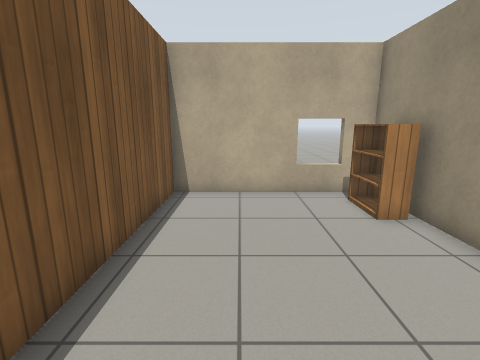
[1] (above)

17 first-person views from a walk through a world built for the Gazebo simulator. The camera is 1.2 m above the floor, tilts 12° down and sees 85° across. The floor is counted in squares, 0.5 m on a side. Each view is taken from the middle of a square. On the plan, view 1 faces up. The plan holds only what a view shows up to about 17 squares ahead; the rest is blank. Gazebo's built-in surfaces are drawn with simple patterns.

[2]
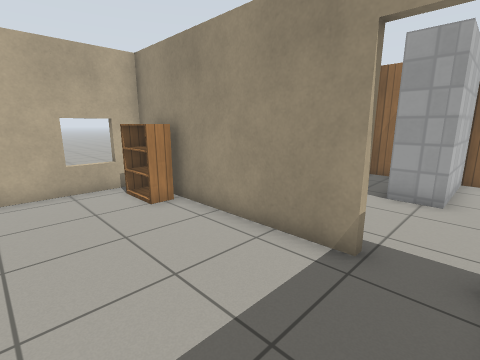

[3]
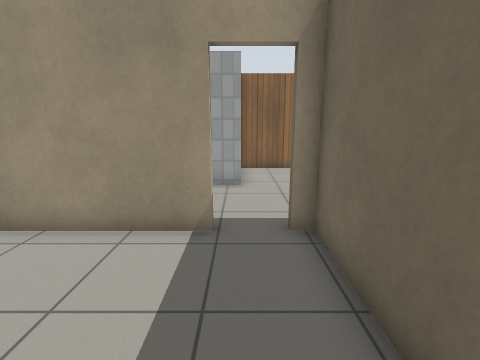

[4]
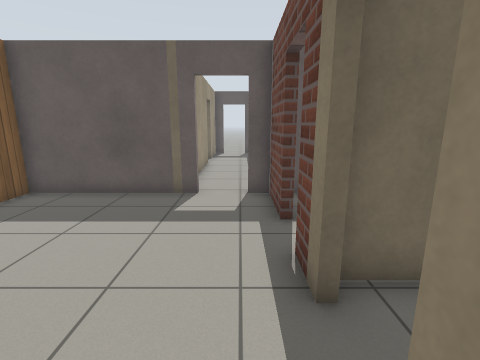

[5]
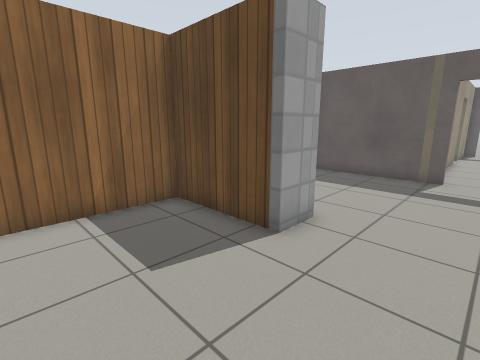

[6]
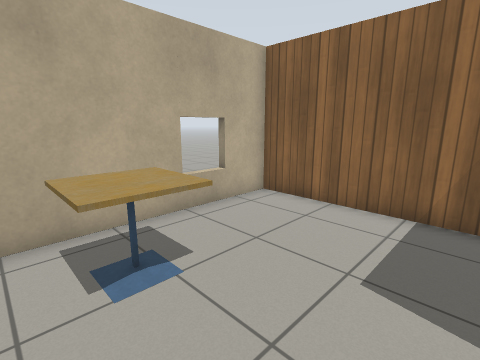

[7]
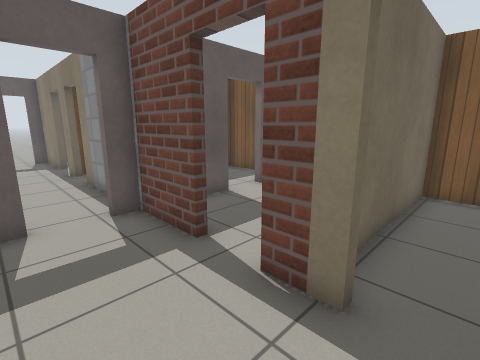

[8]
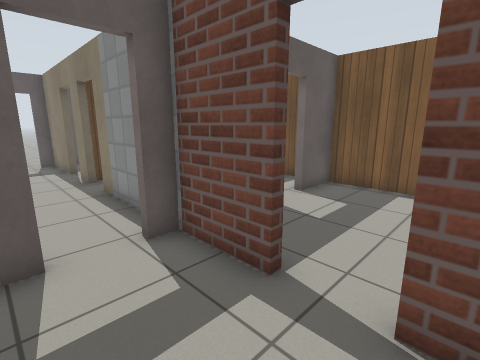

[9]
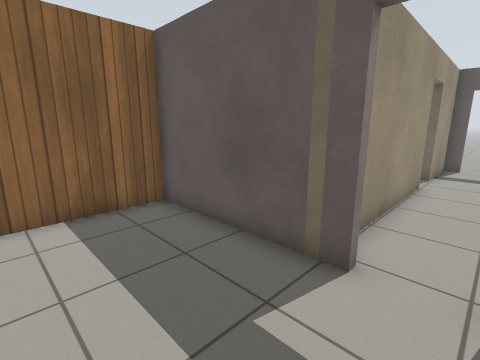

[10]
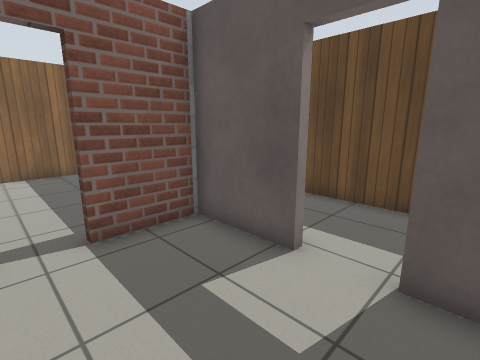

[11]
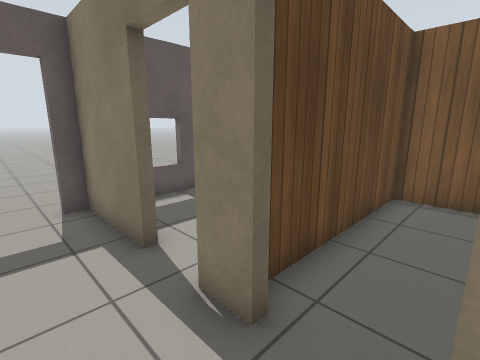

[12]
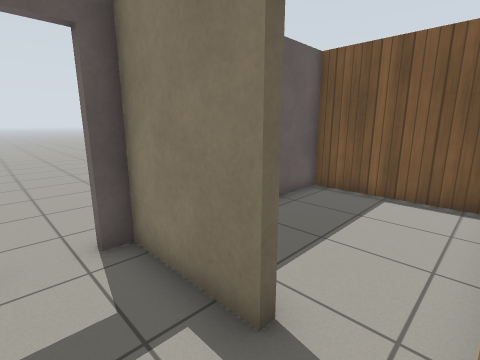

[13]
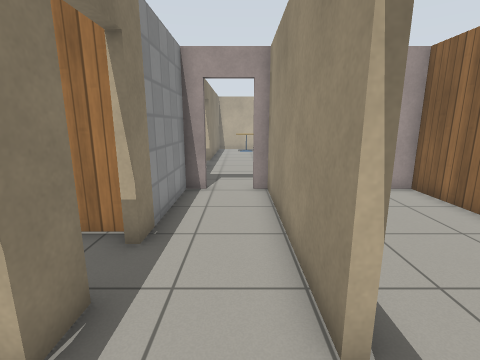

[14]
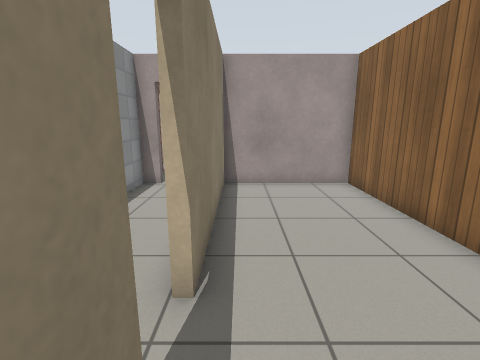

[15]
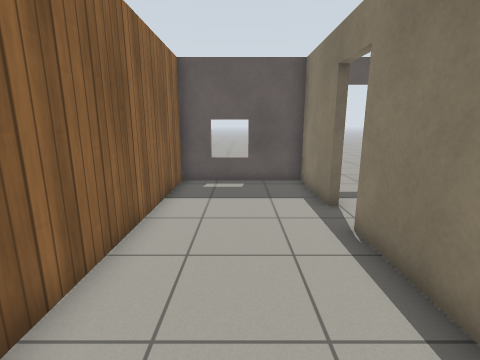

[16]
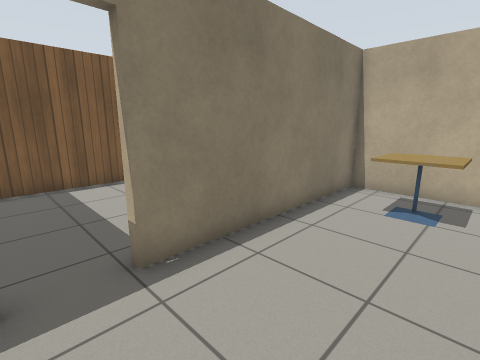

[17]
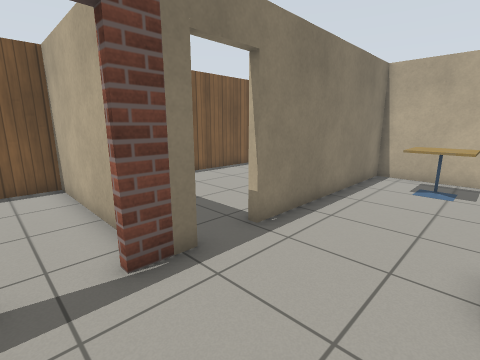

### Floor plan
Points are (right, up) in squares from view 1. A wall is a line through its corners. A room is listed if a view was taken in it or the views show most of it. See-through windows are left out.
Room 1 (views 1, 2, 3)
walls: (4.7, 0.6) (4.7, 9.2) (-2.4, 9.2) (-2.4, -1.7) (4.7, -1.7) (4.7, -1.1)
ways out: open door at (5, -0.5) to room 3
objects: bookshelf (4, 7) to (4, 8)
Room 2 (views 4, 5, 6)
walls: (9.3, 1.5) (13.5, 1.5) (13.5, 9.2) (5, 9.2) (5, 1.6)
ways out: opening at (7.5, 0.5) to room 3
objects: cafe table (7, 6) to (8, 8)
Room 3 (views 7, 8, 9, 16, 17)
walls: (5, -4.2) (5, -7) (5.7, -7); (7.4, -7) (13.5, -7) (13.5, 0) (9.3, 0) (9.3, 1.5); (5, -1.1) (5, -2.6); (5, 1.6) (5, 0.6)
ways out: open door at (5, -0.5) to room 1; opening at (7.5, 0.5) to room 2; open door at (5, -3.5) to room 4; open door at (6.5, -7) to room 5
Room 4 (view 10)
walls: (1.5, -7) (5, -7); (4.4, -2) (-2.4, -2) (-2.4, -7) (-0.1, -7); (4.7, -7.3) (4.7, -4.2)
ways out: open door at (5, -3.5) to room 3; open door at (0.5, -7) to room 8
Room 5 (views 11, 12, 13)
walls: (5, -13.8) (5, -15); (8, -14.8) (8, -7.3); (5, -16.6) (5, -20.2) (5.6, -20.2); (5.7, -7.3) (4.7, -7.3); (5, -7) (5, -12.1); (7.3, -20.2) (8, -20.2) (8, -16.5)
ways out: open door at (6.5, -7) to room 3; open door at (8, -15.5) to room 6; open door at (5, -15.5) to room 7; open door at (5, -12.5) to room 9; open door at (6.5, -20)
Room 6 (views 14, 15)
walls: (8.3, -16.5) (8.3, -20.2) (13.5, -20.2) (13.5, -7.3) (8.3, -7.3) (8.3, -14.8)
ways out: open door at (8, -15.5) to room 5
Room 7 (no view inside)
walls: (-2.4, -15.1) (-2.4, -20.2) (4, -20.2)
ways out: open door at (5, -15.5) to room 5
Room 8 (no view inside)
walls: (0.5, -11.1) (3.9, -11.1); (-2.4, -8.6) (-2.4, -11.1)
ways out: open door at (0.5, -7) to room 4
Room 9 (no view inside)
walls: (-2.4, -12.1) (-2.4, -14.3) (4.6, -14.3); (4.4, -11.4) (3.4, -11.4)
ways out: open door at (5, -12.5) to room 5

Where each view was taken, in squares from view 1:
view 1: 0 up, 0 right, facing up
view 2: 1 down, 0 right, facing up-right
view 3: 0 up, 1 left, facing right
view 4: 2 up, 6 right, facing down
view 5: 6 up, 6 right, facing down-right
view 6: 3 up, 6 right, facing up-right
view 7: 0 up, 8 right, facing down-left
view 8: 2 down, 8 right, facing down-left
view 9: 3 down, 6 right, facing down-right
view 10: 3 down, 1 left, facing down-right
view 11: 12 down, 7 right, facing down-left
view 12: 15 down, 7 right, facing down-left
view 13: 17 down, 7 right, facing up
view 14: 18 down, 9 right, facing up
view 15: 9 down, 11 right, facing down
view 16: 1 down, 9 right, facing up-left
view 17: 4 down, 9 right, facing up-left
